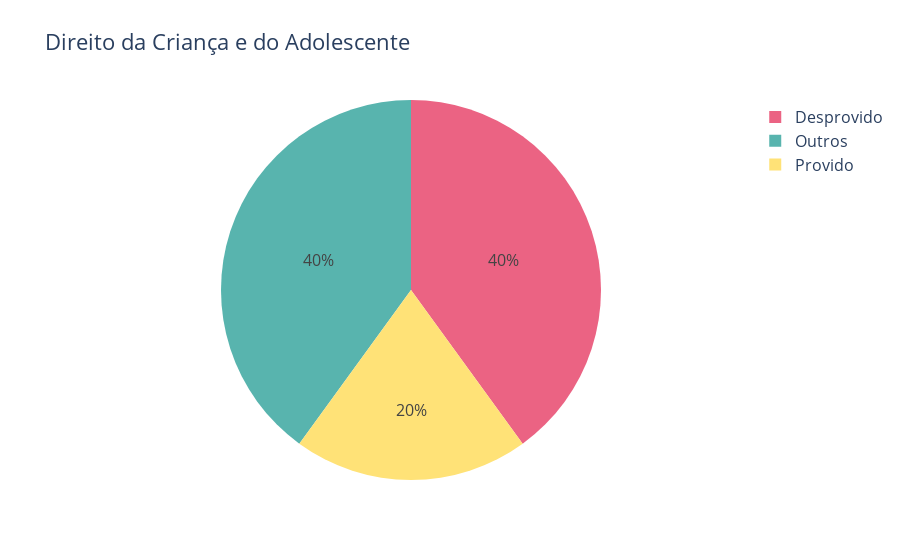

The notebook cell this image was saved under:
### Code cell
labels = counts_decision.index
values = counts_decision.values

fig = go.Figure(data=[go.Pie(labels=labels, values=values, marker_colors=colors)])
fig.update_layout(
    title="Direito da Criança e do Adolescente",
    font=dict(
        size=16,
    )
)
fig.show()

### Figure 1 — Plotly figure (JSON) as saved in the notebook; plotly's stock layout.template omitted (floating-point values rounded to 4 significant figures)
{"data": [{"labels": ["Desprovido", "Outros", "Provido"], "marker": {"colors": ["#eb6383", "#58b4ae", "#ffe277", "#fe8761"]}, "type": "pie", "values": [2, 2, 1]}], "layout": {"font": {"size": 16}, "title": {"text": "Direito da Criança e do Adolescente"}}}
